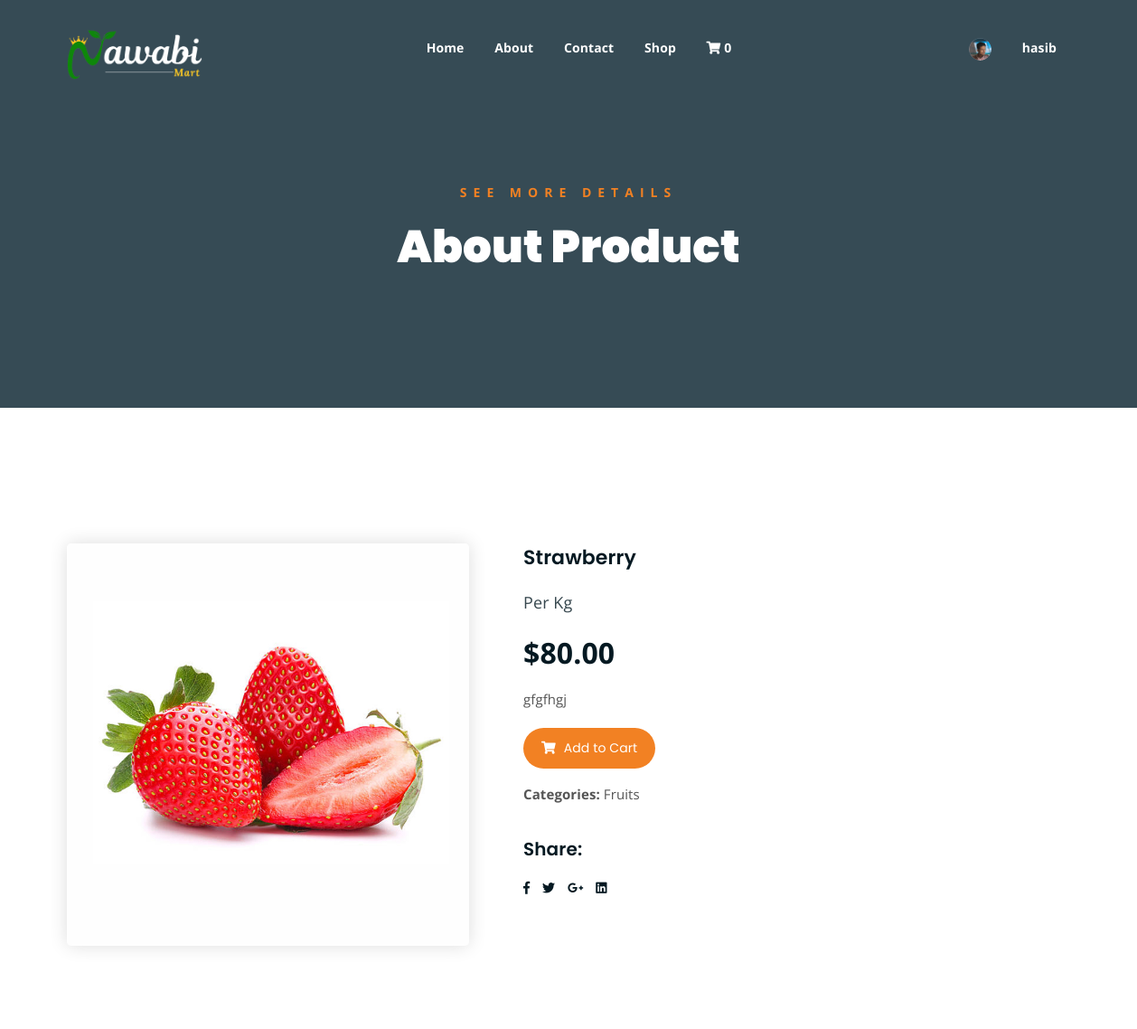
Before: /product/details/1/ (signed in, upper part) with the older database file.
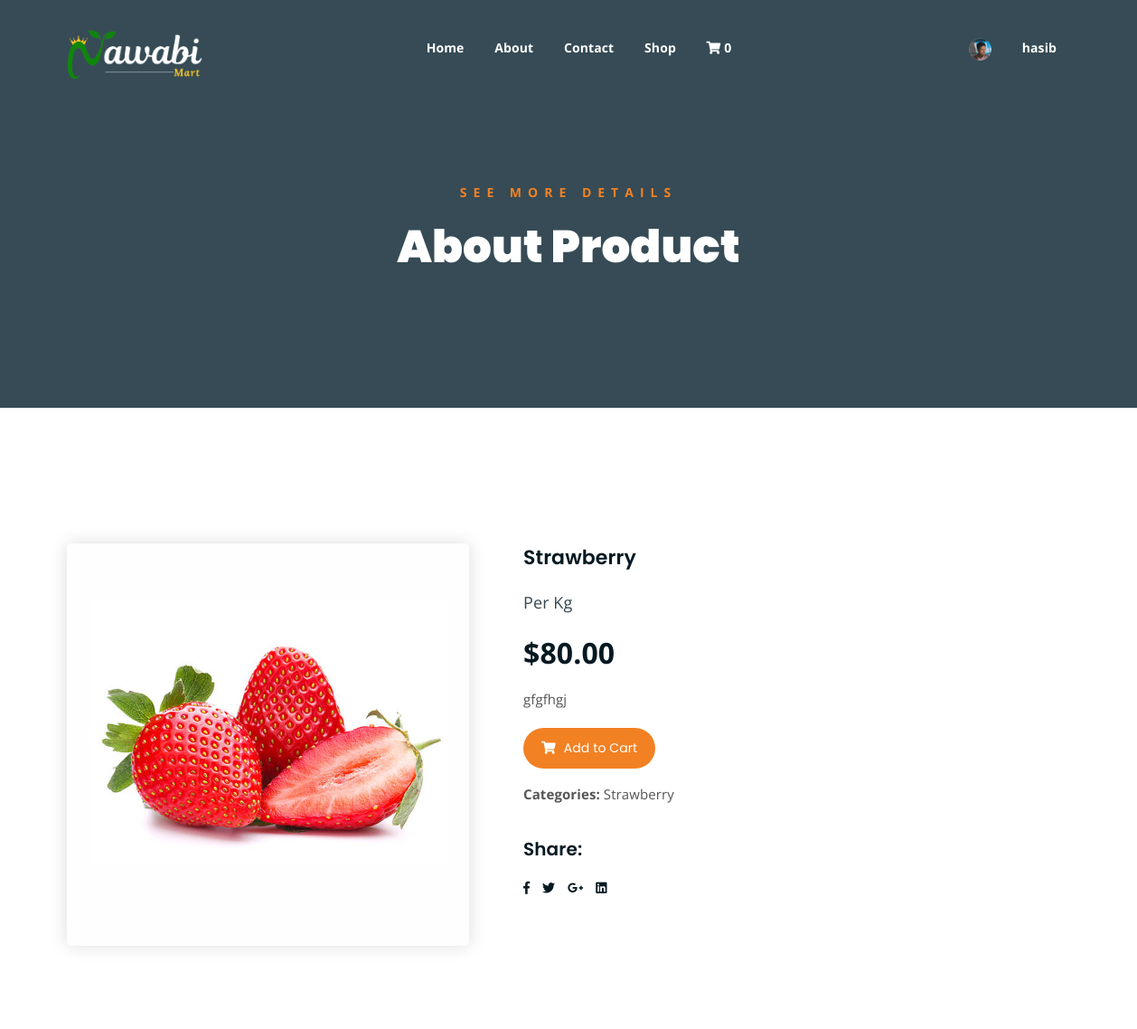
After: the same page with the newer database file.
### cart/models.py (models this page shows, shortened)
class Cart(models.Model):
    STATUS_CHOICES = [
        ('Pending', 'Pending'),
        ('Complete', 'Complete'),
    ]
    user = models.OneToOneField(User, on_delete=models.CASCADE)
    created_at = models.DateTimeField(auto_now_add=True)
    status = models.CharField(max_length=10, choices=STATUS_CHOICES, default='Pending')  # New status field

### products/models.py (models this page shows, shortened)
class Product(models.Model):
    title = models.CharField(max_length=50)
    price = models.DecimalField(max_digits=10, decimal_places=2)
    description = models.TextField()
    category = models.ForeignKey(Category, on_delete=models.CASCADE)
    image = models.ImageField(upload_to='products/media/uploads/')

### categories/models.py (models this page shows, shortened)
class Category(models.Model):
    category_name = models.CharField(max_length=100)
    slug = models.SlugField(max_length=100,unique=True, null=True, blank=True)

### products/views.py (the view)
# urls.py: path('product/details/<int:id>/', views.DetailProductView.as_view(), name='product_details'),
class DetailProductView(DetailView):
    model = models.Product
    pk_url_kwarg = 'id'
    template_name = 'product-details.html'
    def get_context_data(self, **kwargs):
        context = super().get_context_data(**kwargs)
        product = self.get_object()
        context['product'] = product
        return context

### products/templates/product-details.html (shortened to what the changed rows need)
<!DOCTYPE html>
{% load static %}
<html lang="en">
<head>
    <link rel="stylesheet" href="{% static 'assets/css/all.min.css' %}">
    <link rel="stylesheet" href="{% static 'assets/bootstrap/css/bootstrap.min.css' %}">
    <link rel="stylesheet" href="{% static 'assets/css/owl.carousel.css' %}">
    <link rel="stylesheet" href="{% static 'assets/css/magnific-popup.css' %}">
    <link rel="stylesheet" href="{% static 'assets/css/animate.css' %}">
    <link rel="stylesheet" href="{% static 'assets/css/meanmenu.min.css' %}">
    <link rel="stylesheet" href="{% static 'assets/css/main.css' %}">
    <link rel="stylesheet" href="{% static 'assets/css/responsive.css' %}">
    <link rel="stylesheet" href="https://cdnjs.cloudflare.com/ajax/libs/OwlCarousel2/2.3.4/assets/owl.carousel.min.css">
</head>
<body>
	<div class="top-header-area" id="sticker">
        <div class="container">
            <div class="row">
                <div class="col-lg-12 col-sm-12 text-center">
                    <div class="main-menu-wrap">
                        <nav class="main-menu">
                            <ul>
                                <li>
                                    <div class="header-icons">
                                        <a class="shopping-cart" href="{% url 'cart' %}">
                                            <i class="fas fa-shopping-cart"></i>
                                            {% if user.is_authenticated %}
                                                {% with cart=user.cart %}
                                                    <span class="cart-count">{{ cart.items.count }}</span>
                                                {% endwith %}
                                            {% endif %}
                                        </a>
                                    </div>
                                </li>
                            </ul>
                        </nav>
                    </div>
                </div>
            </div>
        </div>
    </div>
	<div class="breadcrumb-section breadcrumb-bg">
		<div class="container">
			<div class="row">
				<div class="col-lg-8 offset-lg-2 text-center">
					<div class="breadcrumb-text">
						<h1>About Product</h1>
					</div>
				</div>
			</div>
		</div>
	</div>
	<div class="single-product mt-150 mb-150">
		<div class="container">
			<div class="row">
				<div class="col-md-5">
					<div class="single-product-img">
						<img src="{{product.image.url}}" alt="">
					</div>
				</div>
				<div class="col-md-7">
					<div class="single-product-content">
						<h3>{{product.title}}</h3>
						<p class="single-product-pricing"><span>Per Kg</span> ${{product.price}}</p>
						<p>{{product.description}}</p>
						<div class="single-product-form">
							<a href="{% url "add_to_cart" product.id%}?next={{ request.path }}" class="cart-btn"><i class="fas fa-shopping-cart"></i> Add to Cart</a>
							<p><strong>Categories: </strong>{{product.category.category_name}}</p>
						</div>
						<h4>Share:</h4>
						<ul class="product-share">
							<li><a href=""><i class="fab fa-facebook-f"></i></a></li>
							<li><a href=""><i class="fab fa-twitter"></i></a></li>
							<li><a href=""><i class="fab fa-google-plus-g"></i></a></li>
							<li><a href=""><i class="fab fa-linkedin"></i></a></li>
						</ul>
					</div>
				</div>
			</div>
		</div>
	</div>
</body>
</html>

Changed rows visible on the page:
changed Product "Strawberry": category.category_name "Fruits" → "Strawberry"
